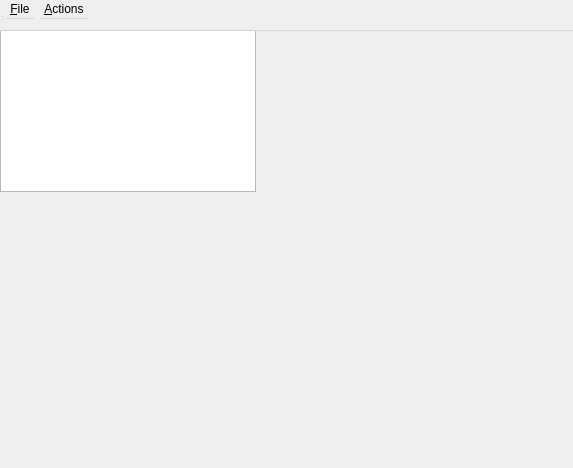
<ui version="4.0" >
 <author></author>
 <comment></comment>
 <exportmacro></exportmacro>
 <class>Form</class>
 <widget class="QWidget" name="Form" >
<property name="geometry" >
   <rect>
    <x>0</x>
    <y>0</y>
    <width>573</width>
    <height>468</height>
   </rect>
  </property>
  <property name="windowTitle" >
   <string>Editable Tree Model</string>
  </property>
  <widget class="QWidget" name="centralwidget" >
   <layout class="QVBoxLayout" >
    <property name="margin" >
     <number>0</number>
    </property>
    <property name="spacing" >
     <number>0</number>
    </property>
    <item>
     <widget class="QTreeView" name="view" >
      <property name="alternatingRowColors" >
       <bool>true</bool>
      </property>
      <property name="selectionBehavior" >
       <enum>QAbstractItemView::SelectItems</enum>
      </property>
      <property name="horizontalScrollMode" >
       <enum>QAbstractItemView::ScrollPerPixel</enum>
      </property>
      <property name="animated" >
       <bool>false</bool>
      </property>
      <property name="allColumnsShowFocus" >
       <bool>true</bool>
      </property>
     </widget>
    </item>
   </layout>
  </widget>
  <widget class="QMenuBar" name="menubar" >
   <property name="geometry" >
    <rect>
     <x>0</x>
     <y>0</y>
     <width>573</width>
     <height>31</height>
    </rect>
   </property>
   <widget class="QMenu" name="fileMenu" >
    <property name="title" >
     <string>&amp;File</string>
    </property>
    <addaction name="exitAction" />
   </widget>
   <widget class="QMenu" name="actionsMenu" >
    <property name="title" >
     <string>&amp;Actions</string>
    </property>
    <addaction name="insertRowAction" />
    <addaction name="insertColumnAction" />
    <addaction name="separator" />
    <addaction name="removeRowAction" />
    <addaction name="removeColumnAction" />
    <addaction name="separator" />
    <addaction name="insertChildAction" />
   </widget>
   <addaction name="fileMenu" />
   <addaction name="actionsMenu" />
  </widget>
  <widget class="QStatusBar" name="statusbar" />
  <action name="exitAction" >
   <property name="text" >
    <string>E&amp;xit</string>
   </property>
   <property name="shortcut" >
    <string>Ctrl+Q</string>
   </property>
  </action>
  <action name="insertRowAction" >
   <property name="text" >
    <string>Insert Row</string>
   </property>
   <property name="shortcut" >
    <string>Ctrl+I, R</string>
   </property>
  </action>
  <action name="removeRowAction" >
   <property name="text" >
    <string>Remove Row</string>
   </property>
   <property name="shortcut" >
    <string>Ctrl+R, R</string>
   </property>
  </action>
  <action name="insertColumnAction" >
   <property name="text" >
    <string>Insert Column</string>
   </property>
   <property name="shortcut" >
    <string>Ctrl+I, C</string>
   </property>
  </action>
  <action name="removeColumnAction" >
   <property name="text" >
    <string>Remove Column</string>
   </property>
   <property name="shortcut" >
    <string>Ctrl+R, C</string>
   </property>
  </action>
  <action name="insertChildAction" >
   <property name="text" >
    <string>Insert Child</string>
   </property>
   <property name="shortcut" >
    <string>Ctrl+N</string>
   </property>
  </action>
 </widget>
 <resources>
  <include location="editabletreemodel.qrc" />
 </resources>
 <connections/>
</ui>
